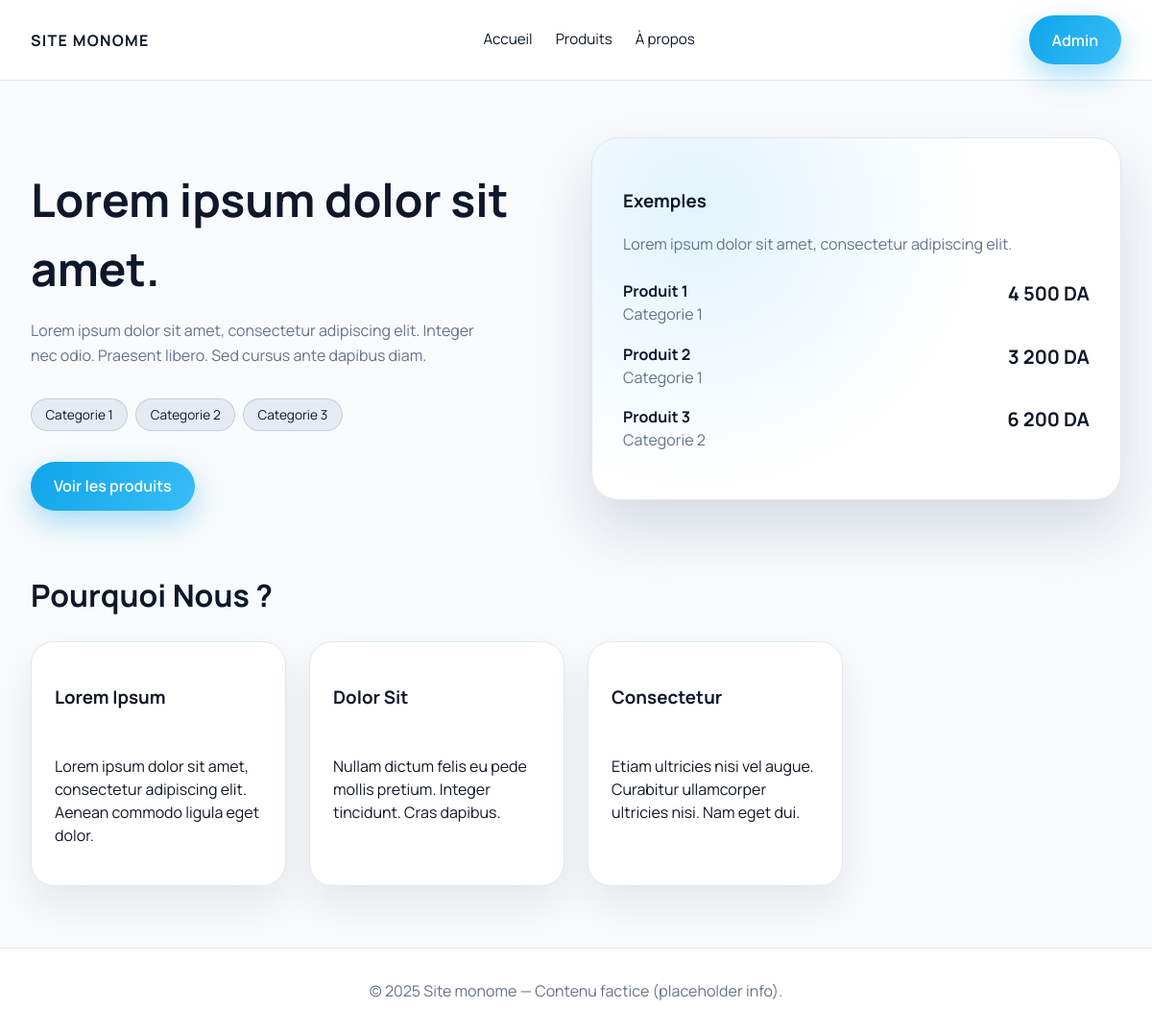
/client/index.php, run on the app's committed database.
### tables this page shows
CREATE TABLE IF NOT EXISTS categories (
  id INT AUTO_INCREMENT PRIMARY KEY,
  name VARCHAR(150) NOT NULL
);

CREATE TABLE IF NOT EXISTS products (
  id INT AUTO_INCREMENT PRIMARY KEY,
  category_id INT NULL,
  name VARCHAR(255) NOT NULL,
  price DECIMAL(10,2) NOT NULL,
  image VARCHAR(255),
  description TEXT,
  created_at TIMESTAMP DEFAULT CURRENT_TIMESTAMP,
  FOREIGN KEY (category_id) REFERENCES categories(id) ON DELETE SET NULL
);

### private/config.php (called while the page is built, shortened)
<?php
function sanitize(string $value): string
{
    return htmlspecialchars($value, ENT_QUOTES, 'UTF-8');
}

### client/index.php (the view, shortened to what this page needs)
<?php
require __DIR__ . '/includes/header.php';
$cRes = $connection->query('SELECT id, name FROM categories ORDER BY name ASC LIMIT 6');
$categories = $cRes ? $cRes->fetch_all(MYSQLI_ASSOC) : [];
$nRes = $connection->query('SELECT p.*, c.name AS category_name FROM products p LEFT JOIN categories c ON c.id = p.category_id ORDER BY p.created_at DESC LIMIT 3');
$nouveautes = $nRes ? $nRes->fetch_all(MYSQLI_ASSOC) : [];
?>
<main>
    <section class="hero">
        <div>
            <h1>Lorem ipsum dolor sit amet.</h1>
            <p>Lorem ipsum dolor sit amet, consectetur adipiscing elit. Integer nec odio. Praesent libero. Sed cursus ante dapibus diam.</p>
            <div class="chip-group" style="margin: 2rem 0;">
                <?php foreach ($categories as $cat): ?>
                    <span class="chip"><?= sanitize($cat['name']); ?></span>
                <?php endforeach; ?>
            </div>
            <a class="btn btn-primary" href="products.php">Voir les produits</a>
        </div>
        <div class="hero-card">
            <h3>Exemples</h3>
            <p style="color: var(--muted); margin-bottom: 1.5rem;">Lorem ipsum dolor sit amet, consectetur adipiscing elit.</p>
            <?php foreach ($nouveautes as $product): ?>
                <div style="display: flex; justify-content: space-between; margin-bottom: 1rem; gap: 1rem;">
                    <div>
                        <strong><?= sanitize($product['name']); ?></strong>
                        <p style="margin: 0; color: var(--muted);"><?= sanitize($product['category_name'] ?? 'Collection Exemple'); ?></p>
                    </div>
                    <span class="price"><?= number_format((float)$product['price'], 0, ',', ' '); ?> DA</span>
                </div>
            <?php endforeach; ?>
        </div>
    </section>
    <div class="section-title">
        <h2>Pourquoi Nous ?</h2>
    </div>
    <section class="grid">
        <article class="card">
            <div class="card-body">
                <h3>Lorem Ipsum</h3>
                <p>Lorem ipsum dolor sit amet, consectetur adipiscing elit. Aenean commodo ligula eget dolor.</p>
            </div>
        </article>
        <article class="card">
            <div class="card-body">
                <h3>Dolor Sit</h3>
                <p>Nullam dictum felis eu pede mollis pretium. Integer tincidunt. Cras dapibus.</p>
            </div>
        </article>
        <article class="card">
            <div class="card-body">
                <h3>Consectetur</h3>
                <p>Etiam ultricies nisi vel augue. Curabitur ullamcorper ultricies nisi. Nam eget dui.</p>
            </div>
        </article>
    </section>
</main>
<?php require __DIR__ . '/includes/footer.php'; ?>

### public/css/style.css (style rules this page uses)
:root { --accent: #0ea5e9; --accent-dark: #0369a1; --bg: #f8fafc; --card: #ffffff; --text: #0f172a; --muted: #64748b; --border: #e2e8f0; }
* { box-sizing: border-box; }
body { margin: 0; font-family: 'Manrope', system-ui, -apple-system, BlinkMacSystemFont, 'Segoe UI', sans-serif; background: var(--bg); color: var(--text); line-height: 1.5; }
a { color: inherit; text-decoration: none; }
.btn { display: inline-flex; align-items: center; justify-content: center; gap: 0.35rem; padding: 0.85rem 1.5rem; border-radius: 999px; border: none; cursor: pointer; font-weight: 600; transition: transform 0.2s ease, box-shadow 0.2s ease; }
.btn-primary { background: linear-gradient(120deg, var(--accent), #38bdf8); color: #ffffff; box-shadow: 0 12px 30px rgba(14, 165, 233, 0.35); }
.hero { display: grid; grid-template-columns: repeat(auto-fit, minmax(280px, 1fr)); gap: 2rem; align-items: center; max-width: 1200px; margin: 3rem auto; padding: 0 2rem; }
.hero h1 { font-size: clamp(2.5rem, 4vw, 3.75rem); margin-bottom: 1rem; }
.hero p { color: var(--muted); max-width: 480px; line-height: 1.6; }
.hero-card { background: radial-gradient(circle at 20% 20%, rgba(14, 165, 233, 0.12), transparent 55%), var(--card); padding: 2rem; border-radius: 28px; border: 1px solid var(--border); box-shadow: 0 30px 60px rgba(148, 163, 184, 0.35); }
.grid { max-width: 1200px; margin: 0 auto 4rem; padding: 0 2rem; display: grid; grid-template-columns: repeat(auto-fit, minmax(260px, 1fr)); gap: 1.5rem; }
.card { background: var(--card); border-radius: 24px; border: 1px solid var(--border); overflow: hidden; display: flex; flex-direction: column; min-height: 100%; transition: transform 0.2s ease, box-shadow 0.2s ease; box-shadow: 0 20px 45px rgba(15, 23, 42, 0.08); }
.card-body { padding: 1.5rem; display: flex; flex-direction: column; gap: 0.75rem; }
.price { font-size: 1.25rem; font-weight: 700; }
.chip-group { display: flex; flex-wrap: wrap; gap: 0.5rem; margin-bottom: 1.5rem; }
.chip { padding: 0.35rem 0.9rem; border-radius: 999px; background: rgba(226, 232, 240, 0.8); border: 1px solid rgba(148, 163, 184, 0.4); font-size: 0.85rem; cursor: pointer; transition: all 0.2s ease; }
.section-title { max-width: 1200px; margin: 4rem auto 1.5rem; padding: 0 2rem; display: flex; justify-content: space-between; align-items: center; }
.section-title h2 { margin: 0; font-size: 2rem; }
@media (min-width: 992px) { .grid { grid-template-columns: repeat(4, 1fr); } }

### data on the page
categories: name "Categorie 1"
categories: name "Categorie 2"
categories: name "Categorie 3"
products: name "Produit 1", category.name "Categorie 1", price "4 500"
products: name "Produit 2", category.name "Categorie 1", price "3 200"
products: name "Produit 3", category.name "Categorie 2", price "6 200"
